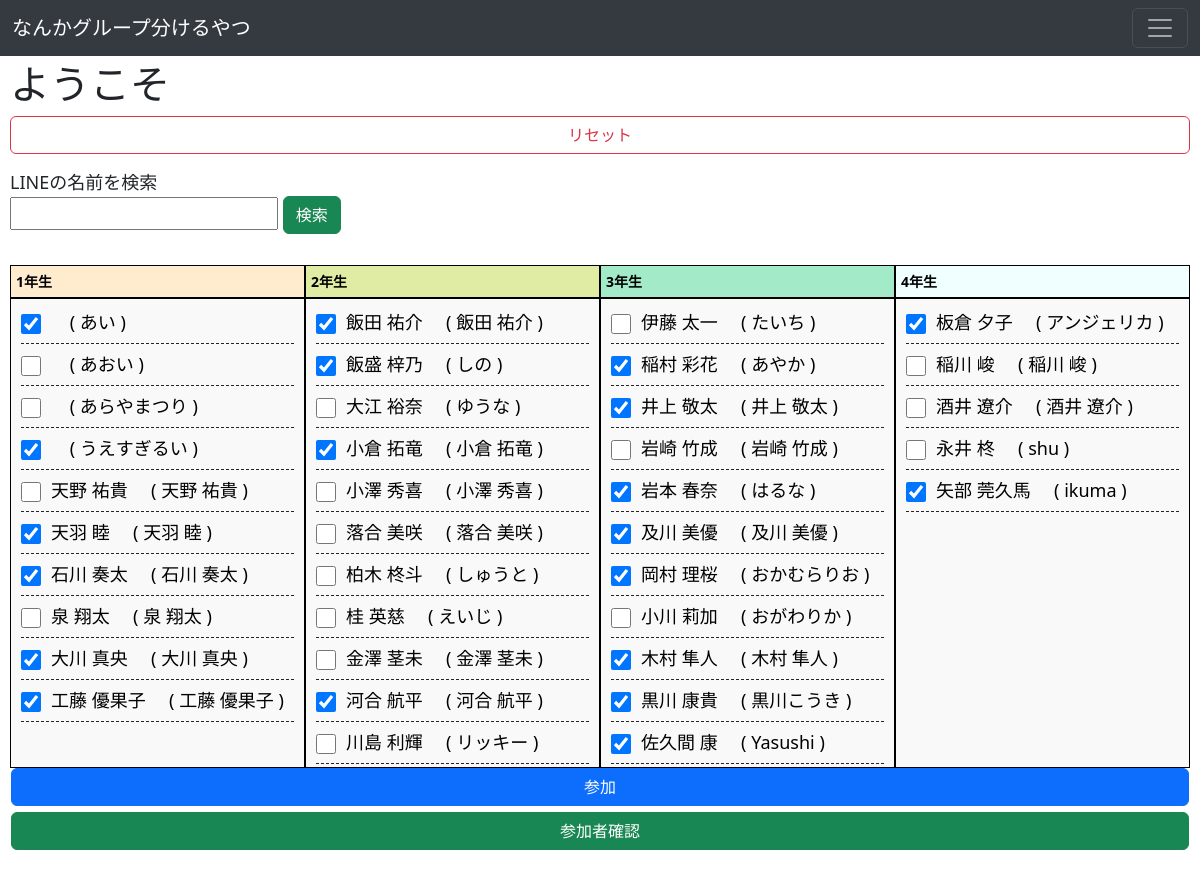
Before: / with the older database file.
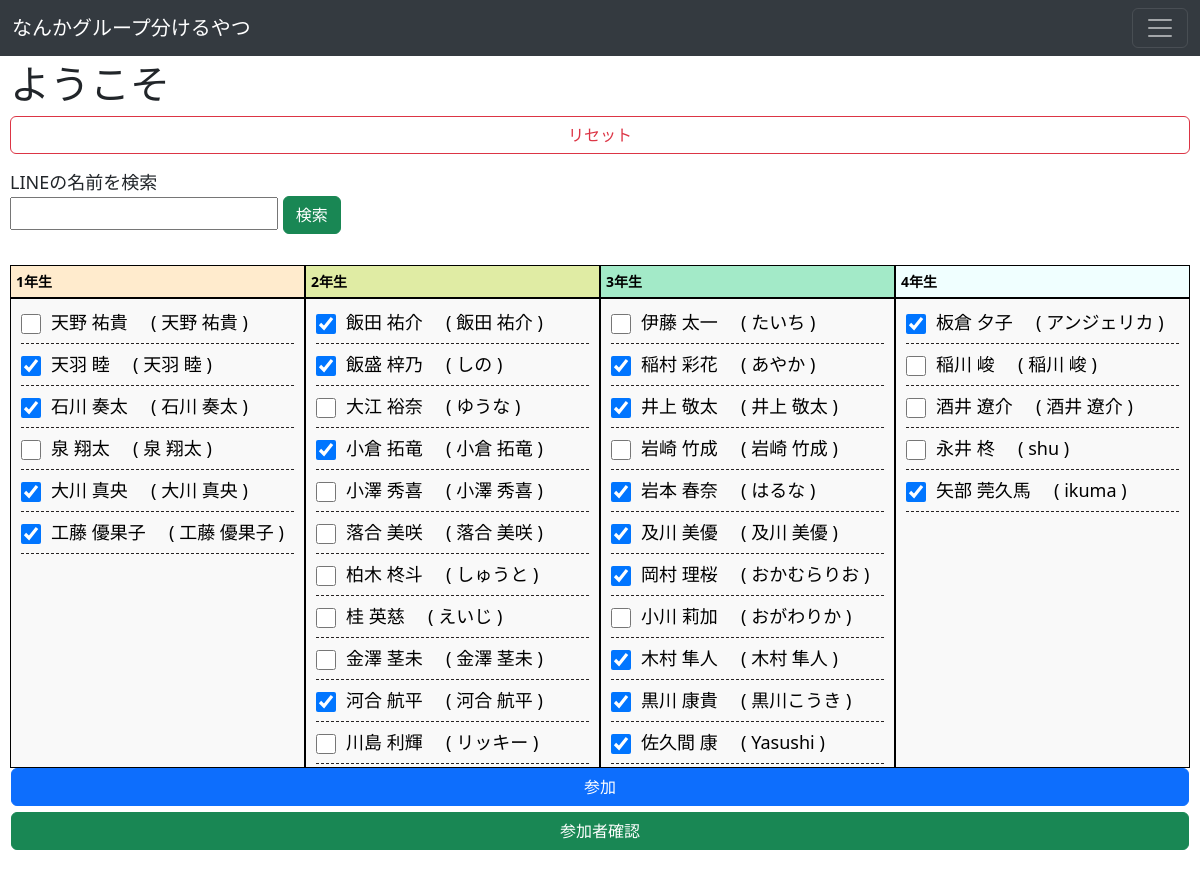
After: the same page with the newer database file.
### app.py (models this page shows)
class Post(db.Model):
    __tablename__ = 'member'
    id = db.Column(db.Integer,primary_key=True)
    name = db.Column(db.String(30),nullable = True)
    line = db.Column(db.String(50),nullable = False)
    read = db.Column(db.String(30),nullable= True )
    grade = db.Column(db.Integer,nullable= False)
    sex   = db.Column(db.String(1),nullable = False)
    belong = db.Column(db.Integer, nullable=False)

### app.py (the view, shortened to what this page needs)
@app.route('/', methods=['GET','POST'])
def index():
    global exchange, line_member
    exchange = []
    if request.method == 'GET':
        members1 = Post.query.filter(Post.grade==1).order_by(Post.read.asc()).all()
        c1 = len(members1)
        members2 = Post.query.filter(Post.grade==2).order_by(Post.read.asc()).all()
        c2 = len(members2)
        members3 = Post.query.filter(Post.grade==3).order_by(Post.read.asc()).all()
        c3 = len(members3)
        members4 = Post.query.filter(Post.grade==4).order_by(Post.read.asc()).all()
        c4 = len(members4)
        return rt('index.html', members1=members1,members2=members2,members3=members3,members4=members4,greeding=comment,c1=c1,c2=c2,c3=c3,c4=c4,line_member=line_member)

### templates/index.html (shortened to what this page needs)
{% extends 'base.html' %}
{% block head %}
<link rel="stylesheet" href="{{ url_for('static', filename='css/detail.css') }}">
{% endblock %}
{% block body %}
<h1>{{ greeding }}</h1>
<div class="d-grid gap-2 choices">
    <form action="/reset" method ="POST">
        <input type="submit" class="btn btn-outline-danger choise" value="リセット">
    </form>
</div>
<div class="lookfor">
    <div class="search">
        <form action="/search" method="POST">
            <label for="line_name">LINEの名前を検索</label>
            <input type="text" name="line_name">
            <button type="submit" class="btn btn-success">検索</button>
        </form>
    </div>
</div>
<div class="members">
    <div class="grades g-1">
        <div class ="box_title t-1">1年生</div>
        <div class ="box_srcollbar">
        {% for member in members1 %}
        <div class="person">
            <div class="person_check">
                <input type="checkbox" id ="参加" name="joining" value="{{ member.id }}"
                {% if member.belong == 1 %}
                    checked
                {% endif %}>
            </div>
            <div class="person_name">
                <p>{{ member.name }} &nbsp; &nbsp; ( {{member.line}} )</p>
            </div>
        </div>
        {% endfor %}
        </div>
    </div>
    <div class="grades g-2">
        <div class ="box_title t-2">2年生</div>
        <div class ="box_srcollbar">
        {% for member in members2 %}
        <div class="person">
            <div class="person_check">
                <input type="checkbox" id ="参加" name="joining" value="{{ member.id }}"
                {% if member.belong == 1 %}
                    checked
                {% endif %}>
            </div>
            <div class="person_name">
                <p>{{ member.name }} &nbsp; &nbsp; ( {{member.line}} )</p>
            </div>
        </div>
        {% endfor %}
    </div>
    </div>
    <div class="grades g-3 ">
        <div class ="box_title t-3">3年生</div>
        <div class ="box_srcollbar">
        {% for member in members3 %}
        <div class="person">
            <div class="person_check">
                <input type="checkbox" id ="参加" name="joining" value="{{ member.id }}"
                {% if member.belong == 1 %}
                    checked
                {% endif %}>
            </div>
            <div class="person_name">
                <p>{{ member.name }} &nbsp; &nbsp; ( {{member.line}} )</p>
            </div>
        </div>
        {% endfor %}
        </div>
    </div>
    <div class="grades g-4 t-4">
        <div class ="box_title">4年生</div>
        <div class ="box_srcollbar">
        {% for member in members4 %}
        <div class="person">
            <div class="person_check">
                <input type="checkbox" id ="参加" name="joining" value="{{ member.id }}"
                {% if member.belong == 1 %}
                    checked
                {% endif %}>
            </div>
            <div class="person_name">
                <p>{{ member.name }} &nbsp; &nbsp; ( {{member.line}} )</p>
            </div>
        </div>
        {% endfor %}
    </div>
</div>
    <div class="d-grid gap-2 asign">
        <button type="submit" class ="btn btn-primary choise">参加</button>
    </div>
<div class="d-grid gap-2 asign">
    <form action="/joiner" method ="GET">
        <input type="submit" class="btn btn-success choise" value="参加者確認">
    </form>
</div>
{% endblock %}

### templates/base.html (shortened to what this page needs)
<!DOCTYPE html>
<html lang="ja">
<head>
    <link rel="stylesheet" href="{{ url_for('static',filename='css/bootstrap.min.css' )}}">
    <link rel="stylesheet" href="{{ url_for('static',filename='css/base.css') }}">
    {% block head %}{% endblock %}
</head>
<body>
  <div class ="head">
    <nav class="navbar bg-body-secondary fixed-top" data-bs-theme="dark">
      <div class="container-fluid">
        <a class="navbar-brand" href="#">なんかグループ分けるやつ</a>
        <button class="navbar-toggler" type="button" data-bs-toggle="offcanvas" data-bs-target="#offcanvasDarkNavbar" aria-controls="offcanvasDarkNavbar" aria-label="ナビゲーションの切替">
          <span class="navbar-toggler-icon"></span>
        </button>
      </div>
    </nav>
  </div>
    {% block body %}{% endblock %}
</body>
</html>

### static/css/base.css (style rules this page uses)
.head { padding: 30px; }
body { padding: 0px 10px; }
.g-1 { float:left; }
.g-2 { float:left; }
.g-3 { float:left; }
.g-4 { float:left; }
.t-1 { background-color: blanchedalmond; }
.t-2 { background-color: rgb(224, 236, 164); }
.t-3 { background-color: rgb(163, 234, 200); }
.t-4 { background-color: azure; }

### static/css/detail.css (style rules this page uses)
.grades { display: inline-block; width:25%; height: 500px; }
.box_srcollbar { margin-bottom: 10px; }
.asign { padding:3px 1px; }
.choise { width: 100%; }
.choices { padding-bottom: 5px; }
.person { width: 100%; display: inline-block; border-bottom: 0.5px dashed #272323; height: 35px; }
.person_check { float:left; margin-right:10px; }
.person_check input[type = checkbox] { vertical-align: middle; height: 20px; width: 20px; }
.person_name { float:left }
.members { margin-bottom: 30px; height: auto; }
.box_srcollbar { overflow:auto; height: 470px; padding:10px; width:100%; border:1px solid #000; background-color:#F9F9F9; color:#000; font-size:18px; }
.box_title { border:1px solid #000; padding:5px; font-weight:bold; font-size:14px; color:#000; }
.search { width: 30%; font-size: 18px; float: left; }
.lookfor { width: 100%; height: 80px; display: inline-block; font-size: 0px; margin: 10px 0px; }

Changed rows visible on the page:
removed Post: belong "☑", line "あい", shown under "ようこそ"
removed Post: line "あおい", shown under "ようこそ"
removed Post: line "あらやまつり", shown under "ようこそ"
removed Post: belong "☑", line "うえすぎるい", shown under "ようこそ"
